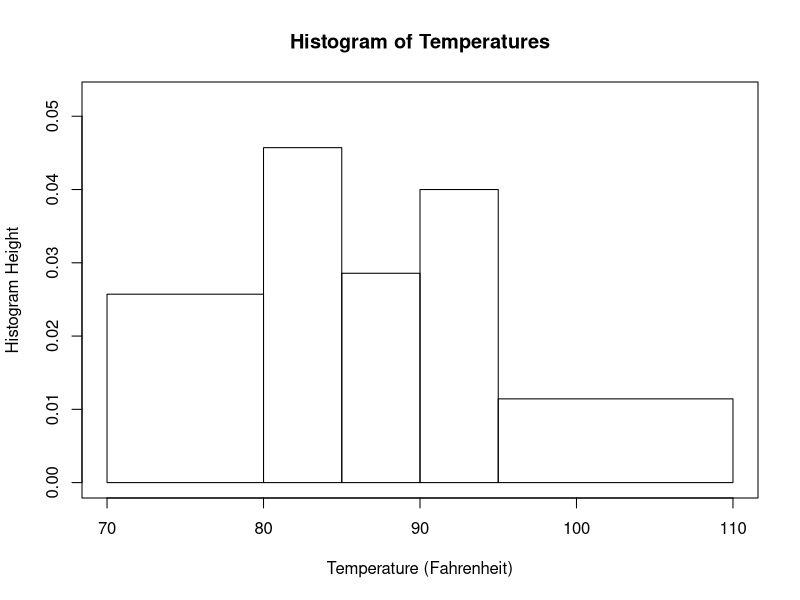
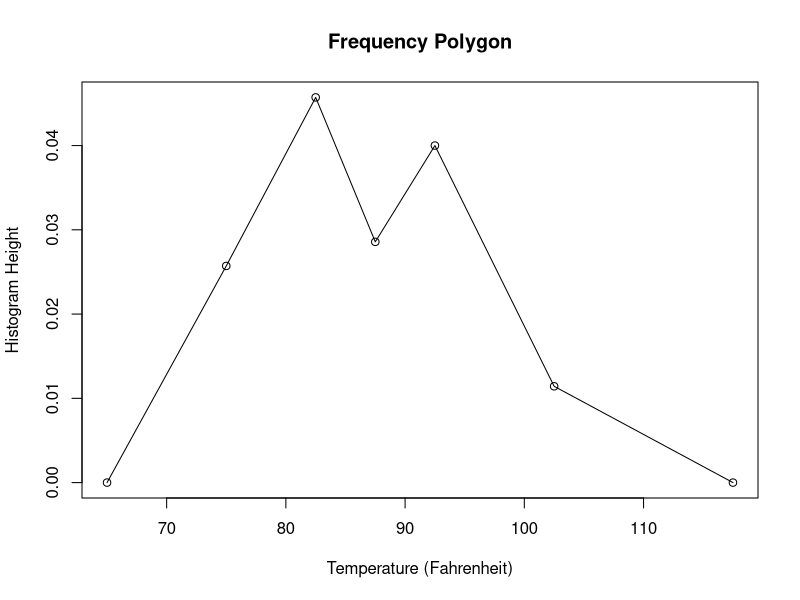

Reproduce these figures in R, in order.
# ==========================================
# CHAPTER 1 - EXERCISE 3B
# HISTOGRAM AND FREQUENCY POLYGON
# Datos de la tabla original: página 23
# ==========================================

options(digits = 10)

# CAMBIAR AQUÍ: límites de los intervalos
#Nosotros escogemos los intervalos, agarramos todos los numeros entre 70 y 80, que eran 9, y asi 
inferior <- c(70, 80, 85, 90, 95)
superior <- c(80, 85, 90, 95, 110)

# CAMBIAR AQUÍ: frecuencias absolutas
ni <- c(9, 8, 5, 7, 6)

# Número total de observaciones
N <- sum(ni)

# Calcular las amplitudes
# Fórmula: ai = límite superior - límite inferior
ai <- superior - inferior

# Calcular las marcas de clase
# Fórmula: xi = (límite inferior + límite superior) / 2
xi <- (inferior + superior) / 2

# Frecuencia relativa: fi = ni / N
fi <- ni / N

# Altura del histograma
# Fórmula del profesor: hi = fi / ai
hi <- fi / ai

# Mostrar la tabla calculada
tabla <- data.frame(
  Lower_Limit = inferior,
  Upper_Limit = superior,
  Class_Mark = xi,
  Absolute_Frequency = ni,
  Relative_Frequency = fi,
  Interval_Width = ai,
  Histogram_Height = hi
)

cat("HISTOGRAM DATA:\n")
print(tabla, row.names = FALSE)

# HISTOGRAM
# Cada rectángulo tiene como base el intervalo
# y como altura hi = fi / ai
plot(NA,
     xlim = c(min(inferior), max(superior)),
     ylim = c(0, max(hi) * 1.15),
     main = "Histogram of Temperatures",
     xlab = "Temperature (Fahrenheit)",
     ylab = "Histogram Height")

for (i in 1:length(ni)) {
  rect(inferior[i], 0,
       superior[i], hi[i])
}

# FREQUENCY POLYGON
# Unir las alturas de los rectángulos en sus marcas de clase
# Añadimos extremos con altura cero para cerrar el polígono
amplitud_primera <- ai[1]
amplitud_ultima <- ai[length(ai)]

x_poligono <- c(
  xi[1] - amplitud_primera,
  xi,
  xi[length(xi)] + amplitud_ultima
)

y_poligono <- c(0, hi, 0)

plot(x_poligono, y_poligono,
     type = "o",
     main = "Frequency Polygon",
     xlab = "Temperature (Fahrenheit)",
     ylab = "Histogram Height")
